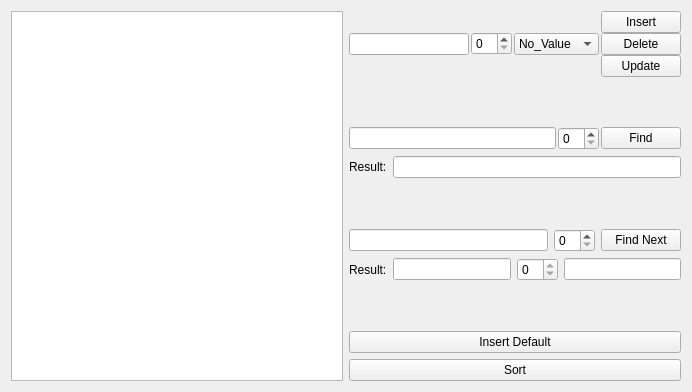
<?xml version="1.0" encoding="UTF-8"?>
<ui version="4.0">
 <class>Lab1_GUIClass</class>
 <widget class="QWidget" name="Lab1_GUIClass">
  <property name="geometry">
   <rect>
    <x>0</x>
    <y>0</y>
    <width>692</width>
    <height>392</height>
   </rect>
  </property>
  <property name="windowTitle">
   <string>Lab1_GUI</string>
  </property>
  <layout class="QHBoxLayout" name="horizontalLayout_2">
   <item>
    <widget class="QTableWidget" name="tableWidget">
     <attribute name="horizontalHeaderVisible">
      <bool>false</bool>
     </attribute>
     <attribute name="verticalHeaderVisible">
      <bool>false</bool>
     </attribute>
    </widget>
   </item>
   <item>
    <layout class="QVBoxLayout" name="verticalLayout">
     <item>
      <layout class="QHBoxLayout" name="horizontalLayout">
       <property name="spacing">
        <number>2</number>
       </property>
       <item>
        <widget class="QLineEdit" name="key_1"/>
       </item>
       <item>
        <widget class="QSpinBox" name="key_2"/>
       </item>
       <item>
        <widget class="QComboBox" name="func_f">
         <item>
          <property name="text">
           <string>No_Value</string>
          </property>
         </item>
         <item>
          <property name="text">
           <string>Value_1</string>
          </property>
         </item>
         <item>
          <property name="text">
           <string>Value_2</string>
          </property>
         </item>
         <item>
          <property name="text">
           <string>Value_3</string>
          </property>
         </item>
        </widget>
       </item>
       <item>
        <layout class="QVBoxLayout" name="verticalLayout_2">
         <property name="spacing">
          <number>0</number>
         </property>
         <property name="sizeConstraint">
          <enum>QLayout::SetMinimumSize</enum>
         </property>
         <item>
          <widget class="QPushButton" name="ins">
           <property name="text">
            <string>Insert</string>
           </property>
          </widget>
         </item>
         <item>
          <widget class="QPushButton" name="del">
           <property name="text">
            <string>Delete</string>
           </property>
          </widget>
         </item>
         <item>
          <widget class="QPushButton" name="upd">
           <property name="text">
            <string>Update</string>
           </property>
          </widget>
         </item>
        </layout>
       </item>
      </layout>
     </item>
     <item>
      <spacer name="verticalSpacer">
       <property name="orientation">
        <enum>Qt::Vertical</enum>
       </property>
       <property name="sizeHint" stdset="0">
        <size>
         <width>20</width>
         <height>40</height>
        </size>
       </property>
      </spacer>
     </item>
     <item>
      <layout class="QHBoxLayout" name="horizontalLayout_3">
       <property name="spacing">
        <number>2</number>
       </property>
       <item>
        <widget class="QLineEdit" name="findStr"/>
       </item>
       <item>
        <widget class="QSpinBox" name="findNmb"/>
       </item>
       <item>
        <layout class="QVBoxLayout" name="verticalLayout_3">
         <property name="spacing">
          <number>0</number>
         </property>
         <item>
          <widget class="QPushButton" name="find">
           <property name="text">
            <string>Find</string>
           </property>
          </widget>
         </item>
        </layout>
       </item>
      </layout>
     </item>
     <item>
      <layout class="QHBoxLayout" name="horizontalLayout_6">
       <item>
        <widget class="QLabel" name="label_2">
         <property name="text">
          <string>Result:</string>
         </property>
        </widget>
       </item>
       <item>
        <widget class="QLineEdit" name="findResult">
         <property name="frame">
          <bool>true</bool>
         </property>
         <property name="readOnly">
          <bool>true</bool>
         </property>
        </widget>
       </item>
      </layout>
     </item>
     <item>
      <spacer name="verticalSpacer_2">
       <property name="orientation">
        <enum>Qt::Vertical</enum>
       </property>
       <property name="sizeHint" stdset="0">
        <size>
         <width>20</width>
         <height>40</height>
        </size>
       </property>
      </spacer>
     </item>
     <item>
      <layout class="QHBoxLayout" name="horizontalLayout_4">
       <item>
        <widget class="QLineEdit" name="cfindStr"/>
       </item>
       <item>
        <widget class="QSpinBox" name="cfindNmb"/>
       </item>
       <item>
        <widget class="QPushButton" name="cfind">
         <property name="text">
          <string>Find Next</string>
         </property>
        </widget>
       </item>
      </layout>
     </item>
     <item>
      <layout class="QHBoxLayout" name="horizontalLayout_5">
       <item>
        <widget class="QLabel" name="label">
         <property name="text">
          <string>Result:</string>
         </property>
        </widget>
       </item>
       <item>
        <widget class="QLineEdit" name="cfindResStr">
         <property name="readOnly">
          <bool>true</bool>
         </property>
        </widget>
       </item>
       <item>
        <widget class="QSpinBox" name="cfindResNmb">
         <property name="readOnly">
          <bool>true</bool>
         </property>
        </widget>
       </item>
       <item>
        <widget class="QLineEdit" name="cfindResFunc"/>
       </item>
      </layout>
     </item>
     <item>
      <spacer name="verticalSpacer_3">
       <property name="orientation">
        <enum>Qt::Vertical</enum>
       </property>
       <property name="sizeHint" stdset="0">
        <size>
         <width>20</width>
         <height>40</height>
        </size>
       </property>
      </spacer>
     </item>
     <item>
      <widget class="QPushButton" name="def">
       <property name="text">
        <string>Insert Default</string>
       </property>
      </widget>
     </item>
     <item>
      <widget class="QPushButton" name="sort">
       <property name="text">
        <string>Sort</string>
       </property>
      </widget>
     </item>
    </layout>
   </item>
  </layout>
 </widget>
 <layoutdefault spacing="6" margin="11"/>
 <resources>
  <include location="Lab1_GUI.qrc"/>
 </resources>
 <connections/>
</ui>
